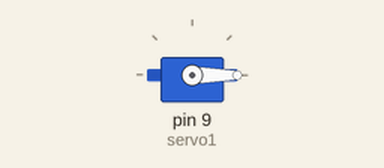
Recording of a sketch running on a simulated Arduino Uno, built with avr-gcc and run on an emulated ATmega328P. On the bench: servo.

Above: at 0.05 s.
At 1.2 s:
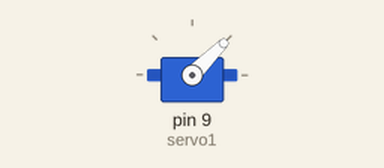
At 1.8 s:
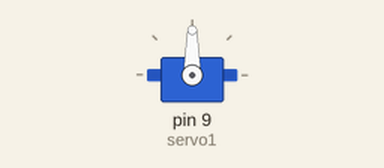
At 2.4 s:
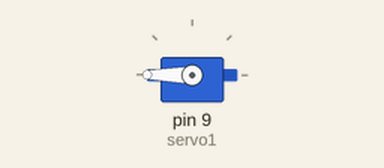
Timing chart, 0 to 5.5 s (numbered marks = the images above):
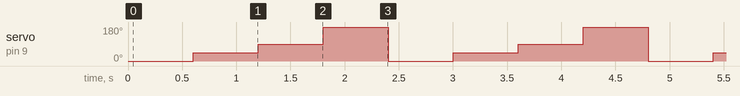

The sketch:

Servo_with_lib.ino
```cpp
#include <Servo.h>
Servo servo1;

void setup() {
  // put your setup code here, to run once:
  servo1.attach(9);
}

void loop() {
  // put your main code here, to run repeatedly:
  servo1.write(0);
  delay(600);
  servo1.write(45);
  delay(600);
  servo1.write(90);
  delay(600);
  servo1.write(180);
  delay(600);
}
```

Measured:
- by itself, servo on pin 9 (servo1): repeats every 2.4 s: 90° 0.60 s, 180° 0.60 s, 0° 0.60 s, 45° 0.60 s
